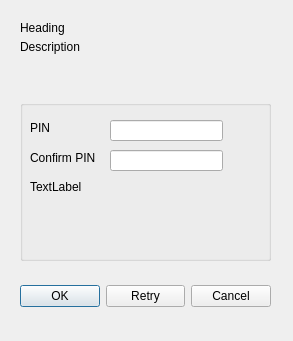
<?xml version="1.0" encoding="UTF-8"?>
<ui version="4.0">
 <class>WebAuthDialog</class>
 <widget class="QDialog" name="WebAuthDialog">
  <property name="geometry">
   <rect>
    <x>0</x>
    <y>0</y>
    <width>293</width>
    <height>341</height>
   </rect>
  </property>
  <property name="windowTitle">
   <string>Dialog</string>
  </property>
  <widget class="QDialogButtonBox" name="buttonBox">
   <property name="geometry">
    <rect>
     <x>20</x>
     <y>280</y>
     <width>251</width>
     <height>32</height>
    </rect>
   </property>
   <property name="orientation">
    <enum>Qt::Horizontal</enum>
   </property>
   <property name="standardButtons">
    <set>QDialogButtonBox::Cancel|QDialogButtonBox::Ok|QDialogButtonBox::Retry</set>
   </property>
  </widget>
  <widget class="QLabel" name="m_headingLabel">
   <property name="geometry">
    <rect>
     <x>20</x>
     <y>20</y>
     <width>251</width>
     <height>16</height>
    </rect>
   </property>
   <property name="text">
    <string>Heading</string>
   </property>
   <property name="wordWrap">
    <bool>false</bool>
   </property>
  </widget>
  <widget class="QLabel" name="m_description">
   <property name="geometry">
    <rect>
     <x>20</x>
     <y>40</y>
     <width>251</width>
     <height>51</height>
    </rect>
   </property>
   <property name="text">
    <string>Description</string>
   </property>
   <property name="alignment">
    <set>Qt::AlignLeading|Qt::AlignLeft|Qt::AlignTop</set>
   </property>
   <property name="wordWrap">
    <bool>true</bool>
   </property>
  </widget>
  <widget class="QWidget" name="layoutWidget">
   <property name="geometry">
    <rect>
     <x>20</x>
     <y>100</y>
     <width>251</width>
     <height>161</height>
    </rect>
   </property>
   <layout class="QVBoxLayout" name="m_mainVerticalLayout">
    <property name="sizeConstraint">
     <enum>QLayout::SetDefaultConstraint</enum>
    </property>
    <item>
     <widget class="QGroupBox" name="m_pinGroupBox">
      <property name="title">
       <string/>
      </property>
      <property name="flat">
       <bool>true</bool>
      </property>
      <widget class="QLabel" name="m_pinLabel">
       <property name="geometry">
        <rect>
         <x>10</x>
         <y>20</y>
         <width>58</width>
         <height>16</height>
        </rect>
       </property>
       <property name="text">
        <string>PIN</string>
       </property>
      </widget>
      <widget class="QLineEdit" name="m_pinLineEdit">
       <property name="geometry">
        <rect>
         <x>90</x>
         <y>20</y>
         <width>113</width>
         <height>21</height>
        </rect>
       </property>
       <property name="echoMode">
        <enum>QLineEdit::Password</enum>
       </property>
      </widget>
      <widget class="QLabel" name="m_confirmPinLabel">
       <property name="geometry">
        <rect>
         <x>10</x>
         <y>50</y>
         <width>81</width>
         <height>16</height>
        </rect>
       </property>
       <property name="text">
        <string>Confirm PIN</string>
       </property>
      </widget>
      <widget class="QLineEdit" name="m_confirmPinLineEdit">
       <property name="geometry">
        <rect>
         <x>90</x>
         <y>50</y>
         <width>113</width>
         <height>21</height>
        </rect>
       </property>
      </widget>
      <widget class="QLabel" name="m_pinEntryErrorLabel">
       <property name="geometry">
        <rect>
         <x>10</x>
         <y>80</y>
         <width>231</width>
         <height>51</height>
        </rect>
       </property>
       <property name="text">
        <string>TextLabel</string>
       </property>
       <property name="alignment">
        <set>Qt::AlignLeading|Qt::AlignLeft|Qt::AlignTop</set>
       </property>
       <property name="wordWrap">
        <bool>true</bool>
       </property>
      </widget>
     </widget>
    </item>
   </layout>
  </widget>
 </widget>
 <resources/>
 <connections/>
</ui>
